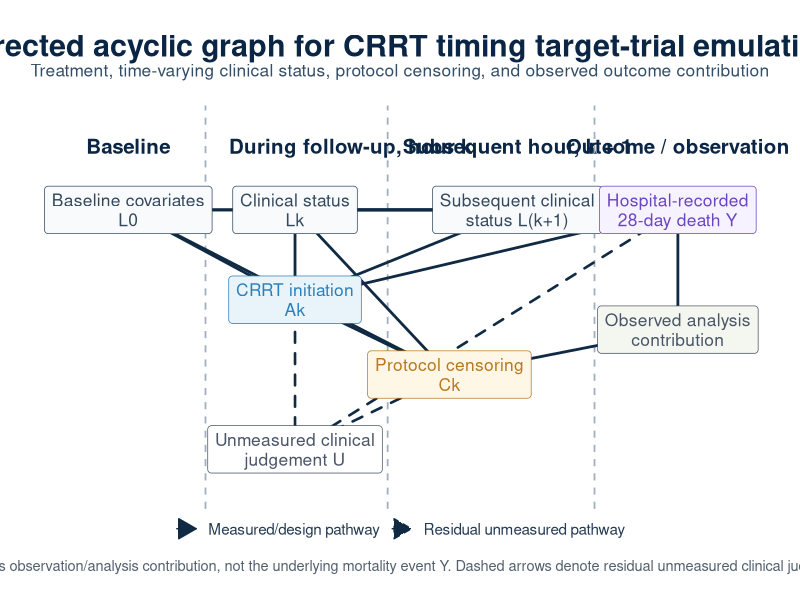
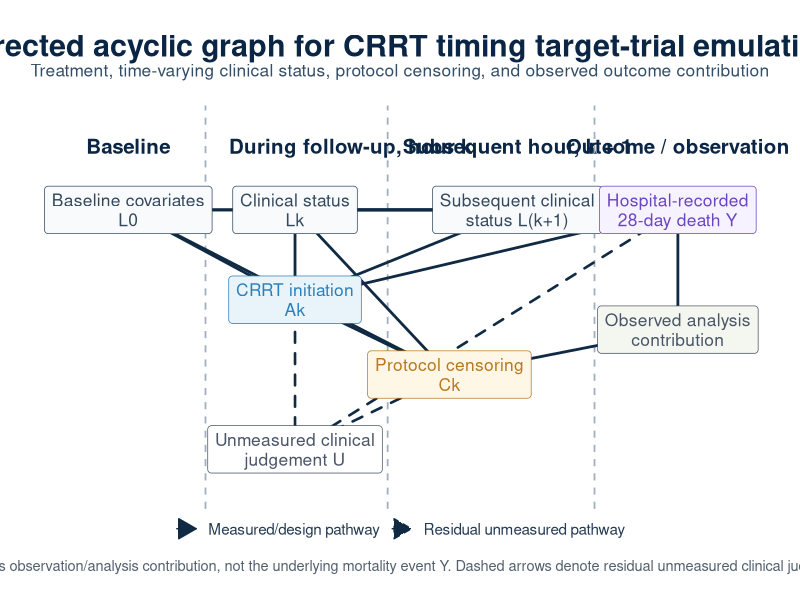

Generate these figures, in order, with R:
#!/usr/bin/env Rscript

suppressPackageStartupMessages({
  library(ggplot2)
})

out_dir <- "analysis/strictK3_primary_v2/figures_true_dag_candidate"
dir.create(out_dir, recursive = TRUE, showWarnings = FALSE)

nodes <- data.frame(
  id = c("L0", "Lk", "Ak", "Ck", "Lkp1", "Y", "O", "U"),
  label = c(
    "Baseline covariates\nL0",
    "Clinical status\nLk",
    "CRRT initiation\nAk",
    "Protocol censoring\nCk",
    "Subsequent clinical\nstatus L(k+1)",
    "Hospital-recorded\n28-day death Y",
    "Observed analysis\ncontribution",
    "Unmeasured clinical\njudgement U"
  ),
  x = c(0.5, 3.2, 3.2, 5.7, 6.8, 9.4, 9.4, 3.2),
  y = c(3.2, 3.2, 2.0, 1.0, 3.2, 3.2, 1.6, 0.0),
  type = c("measured", "measured", "treatment", "censoring",
           "measured", "outcome", "observed", "unmeasured"),
  stringsAsFactors = FALSE
)

edges <- data.frame(
  from = c(
    "L0", "L0", "L0", "L0",
    "Lk", "Lk", "Lk", "Lk",
    "Ak", "Ak", "Ak",
    "Ck", "Y",
    "U", "U", "U"
  ),
  to = c(
    "Lk", "Ak", "Ck", "Y",
    "Ak", "Ck", "Lkp1", "Y",
    "Ck", "Lkp1", "Y",
    "O", "O",
    "Ak", "Ck", "Y"
  ),
  kind = c(
    rep("measured", 13),
    rep("unmeasured", 3)
  ),
  curve = c(
    0, -0.15, -0.25, 0.28,
    0, -0.12, 0, 0.18,
    0, -0.08, 0.15,
    0, 0,
    0, 0.12, 0.32
  ),
  stringsAsFactors = FALSE
)

assert_acyclic <- function(nodes, edges) {
  children <- split(edges$to, edges$from)
  state <- setNames(rep(0L, nrow(nodes)), nodes$id)

  visit <- function(v, stack = character()) {
    if (state[[v]] == 1L) {
      stop("Cycle detected: ", paste(c(stack, v), collapse = " -> "), call. = FALSE)
    }
    if (state[[v]] == 2L) return(invisible(NULL))
    state[[v]] <<- 1L
    for (w in children[[v]]) {
      if (!is.null(w) && !is.na(w)) visit(w, c(stack, v))
    }
    state[[v]] <<- 2L
    invisible(NULL)
  }

  for (v in nodes$id) visit(v)
  invisible(TRUE)
}

assert_acyclic(nodes, edges)

edge_plot <- edges
edge_plot$x <- nodes$x[match(edge_plot$from, nodes$id)]
edge_plot$y <- nodes$y[match(edge_plot$from, nodes$id)]
edge_plot$xend <- nodes$x[match(edge_plot$to, nodes$id)]
edge_plot$yend <- nodes$y[match(edge_plot$to, nodes$id)]

node_fill <- c(
  measured = "#F8FAFC",
  treatment = "#E8F4FA",
  censoring = "#FFF7E6",
  outcome = "#F7F2FF",
  observed = "#F4F7F0",
  unmeasured = "#FFFFFF"
)

node_border <- c(
  measured = "#34495E",
  treatment = "#2C7FB8",
  censoring = "#B7791F",
  outcome = "#6B46C1",
  observed = "#4A5568",
  unmeasured = "#4A5568"
)

p <- ggplot() +
  annotate("text", x = 0.5, y = 4.05, label = "Baseline", fontface = "bold",
           size = 5.2, color = "#0B2545") +
  annotate("text", x = 4.1, y = 4.05, label = "During follow-up, hour k", fontface = "bold",
           size = 5.2, color = "#0B2545") +
  annotate("text", x = 6.8, y = 4.05, label = "Subsequent hour, k + 1", fontface = "bold",
           size = 5.2, color = "#0B2545") +
  annotate("text", x = 9.4, y = 4.05, label = "Outcome / observation", fontface = "bold",
           size = 5.2, color = "#0B2545") +
  geom_vline(xintercept = c(1.75, 4.7, 8.05), linetype = "dashed",
             color = "#A0AEC0", linewidth = 0.6) +
  geom_segment(
    data = edge_plot,
    aes(x = x, y = y, xend = xend, yend = yend,
        linetype = kind, linewidth = kind),
    color = "#102A43",
    arrow = arrow(length = unit(0.20, "inches"), type = "closed"),
    lineend = "round"
  ) +
  geom_label(
    data = nodes,
    aes(x = x, y = y, label = label, fill = type, color = type,
        linetype = ifelse(type == "unmeasured", "unmeasured", "measured")),
    linewidth = 0.75,
    label.r = unit(0.18, "lines"),
    size = 4.4,
    fontface = "plain",
    lineheight = 0.95,
    label.padding = unit(0.35, "lines"),
    show.legend = FALSE
  ) +
  scale_fill_manual(values = node_fill, guide = "none") +
  scale_color_manual(values = node_border, guide = "none") +
  scale_linetype_manual(
    values = c(measured = "solid", unmeasured = "dashed"),
    breaks = c("measured", "unmeasured"),
    labels = c("Measured/design pathway", "Residual unmeasured pathway"),
    name = NULL
  ) +
  scale_linewidth_manual(values = c(measured = 0.95, unmeasured = 0.9), guide = "none") +
  coord_cartesian(xlim = c(-0.5, 10.3), ylim = c(-0.55, 4.35), clip = "off") +
  labs(
    title = "Directed acyclic graph for CRRT timing target-trial emulation",
    subtitle = "Treatment, time-varying clinical status, protocol censoring, and observed outcome contribution",
    caption = "Ck affects observation/analysis contribution, not the underlying mortality event Y. Dashed arrows denote residual unmeasured clinical judgement."
  ) +
  theme_void(base_size = 14) +
  theme(
    plot.title = element_text(face = "bold", size = 22, color = "#0B2545", hjust = 0.5),
    plot.subtitle = element_text(size = 12.5, color = "#334E68", hjust = 0.5,
                                 margin = margin(b = 18)),
    plot.caption = element_text(size = 10.5, color = "#52606D", hjust = 0.5,
                                margin = margin(t = 14)),
    legend.position = "bottom",
    legend.text = element_text(size = 11, color = "#243B53"),
    plot.margin = margin(18, 24, 18, 24)
  )

png_file <- file.path(out_dir, "Supplement_Figure_S1_true_DAG_candidate.png")
pdf_file <- file.path(out_dir, "Supplement_Figure_S1_true_DAG_candidate.pdf")
csv_nodes <- file.path(out_dir, "Supplement_Figure_S1_true_DAG_nodes.csv")
csv_edges <- file.path(out_dir, "Supplement_Figure_S1_true_DAG_edges.csv")
dagitty_file <- file.path(out_dir, "Supplement_Figure_S1_true_DAG_candidate.dagitty")

ggsave(png_file, p, width = 12.5, height = 6.6, dpi = 600, bg = "white")
ggsave(pdf_file, p, width = 12.5, height = 6.6, device = "pdf", bg = "white")
write.csv(nodes, csv_nodes, row.names = FALSE)
write.csv(edges[, c("from", "to", "kind")], csv_edges, row.names = FALSE)

dagitty_lines <- c(
  "dag {",
  "  # Nodes",
  paste0("  ", nodes$id),
  "  # Edges",
  paste0("  ", edges$from, " -> ", edges$to),
  "}"
)
writeLines(dagitty_lines, dagitty_file)

message("Created true DAG candidate files:")
message("  ", png_file)
message("  ", pdf_file)
message("  ", csv_nodes)
message("  ", csv_edges)
message("  ", dagitty_file)
